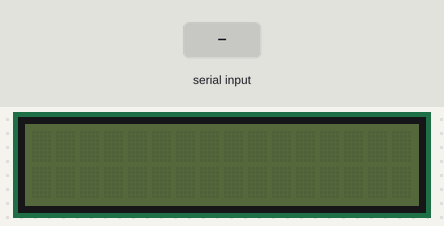
This program was run on a simulated CircuitPython board. Parts: 16×2 character LCD. The test bench sets the inputs (shaded band). What the program prints to the serial console is not drawn.

Above: at 1.2 s.
1.3 s: "1" typed at the serial console, then Enter
At 4.0 s:
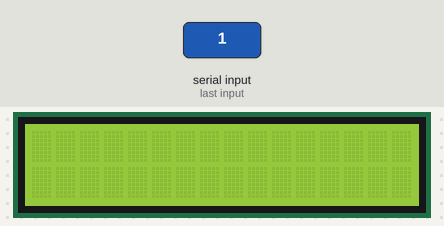
At 8.4 s:
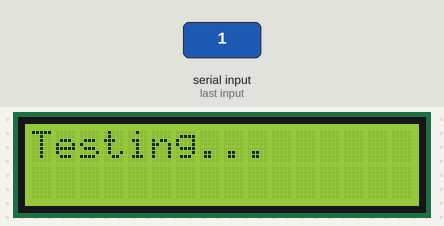
Timing chart, 0 to 9.9 s (numbered marks = the images above; inputs shaded):
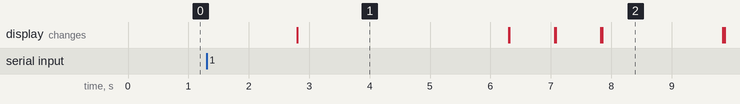

Measured:
- after the input at 1.3 s, the display: changes after 1.5 s (image 1)
- what the display in image 1 shows lasts 3.5 s, from 2.8 s to 6.3 s

The program:

LCDtest.py
```python
"""Simple test for monochromatic character LCD"""
import time
import board
import digitalio
import busio
import adafruit_character_lcd.character_lcd as characterlcd

# Modify this if you have a different sized character LCD
lcd_columns = 16
lcd_rows = 2

# Metro M0/M4 Pin Config:
lcd_rs = digitalio.DigitalInOut(board.D7)
lcd_en = digitalio.DigitalInOut(board.D8)
lcd_d7 = digitalio.DigitalInOut(board.D12)
lcd_d6 = digitalio.DigitalInOut(board.D11)
lcd_d5 = digitalio.DigitalInOut(board.D10)
lcd_d4 = digitalio.DigitalInOut(board.D9)
lcd_backlight = digitalio.DigitalInOut(board.D13)

# Initialise the LCD class
lcd = characterlcd.Character_LCD_Mono(
    lcd_rs, lcd_en, lcd_d4, lcd_d5, lcd_d6, lcd_d7, lcd_columns, lcd_rows, lcd_backlight
)

# debounce for toggling LCD
debounce = True
lcd.backlight = False

while (
    debounce == True
):  # debounce statement lets LCD turn itself off without additional call to lcd.backlight state
    userInput = input("Press Enter to Toggle LCD")
    print("KeyboardInterrupt, Toggling LCD")
    debounce = False
    time.sleep(1.5)
    lcd.backlight = True
    time.sleep(3.5)
    lcd.message = "Testing."
    time.sleep(0.75)
    lcd.clear()
    lcd.message = "Testing.."
    time.sleep(0.75)
    lcd.clear()
    lcd.message = "Testing..."
    time.sleep(2)
    lcd.clear()
    # message to be scrolled
    scroll_msg = "Done! Turning Off"
    lcd.message = scroll_msg
    # scrolling message
    for i in range(len(scroll_msg)):
        time.sleep(1)
        lcd.move_left()
    time.sleep(1)
    lcd.clear()
```
